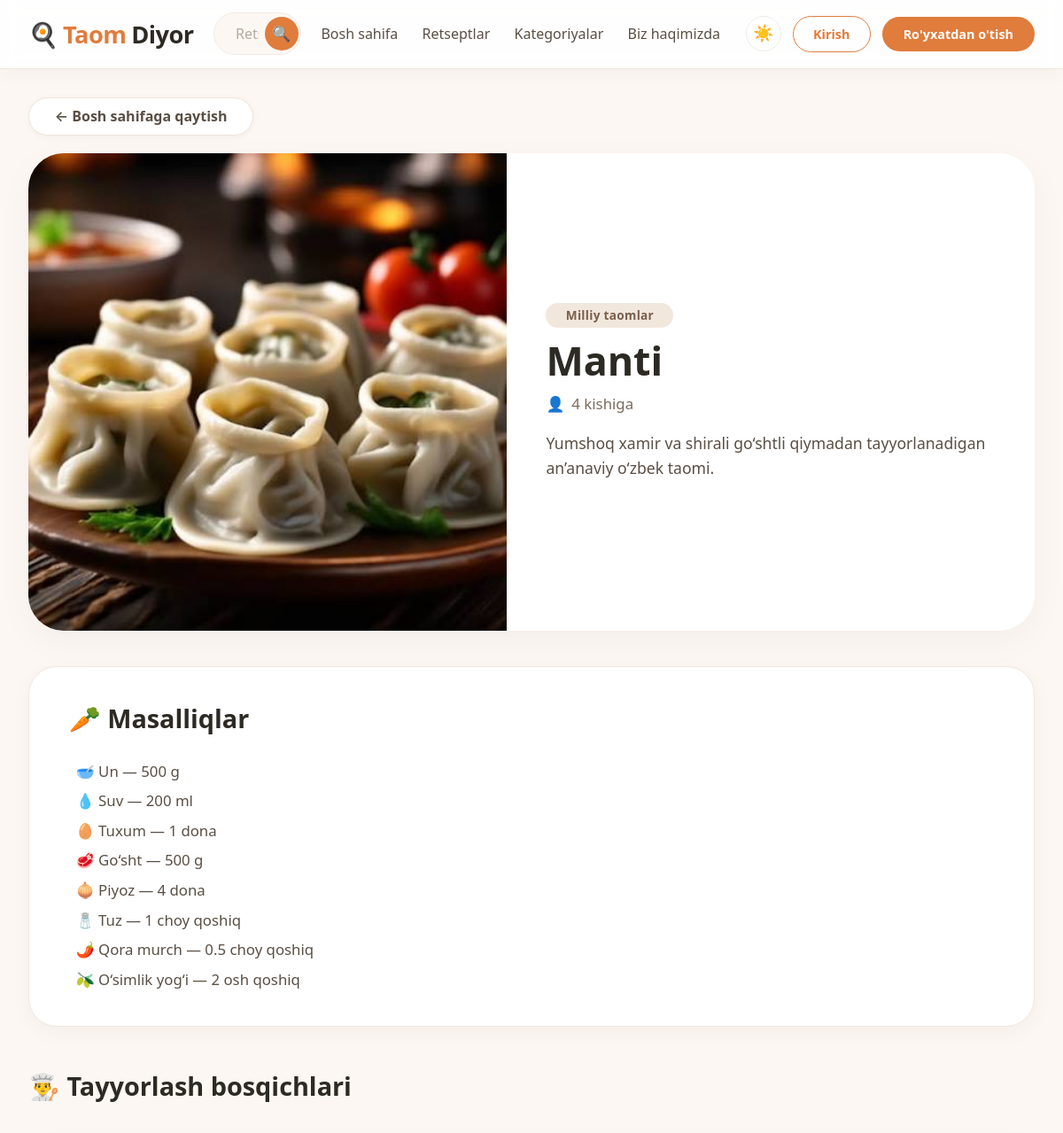
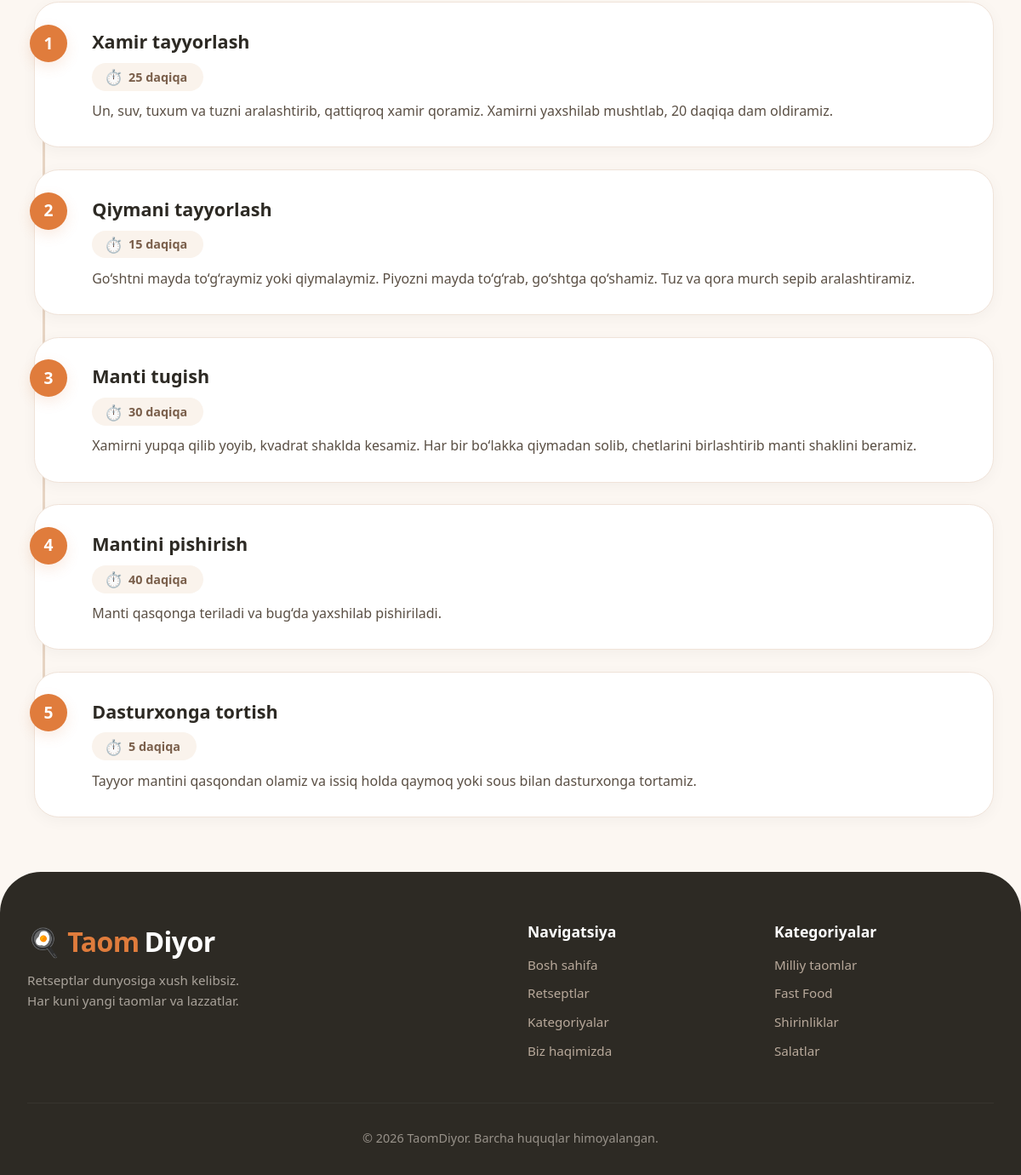
/recipe/4/, run on the app's committed database (2 pictures, top to bottom).
### main/models.py (models this page shows, shortened)
class Recipe(models.Model):
    name = models.CharField(max_length=200)
    description = models.TextField()
    ingredients = models.TextField()
    category = models.CharField(max_length=100)
    servings = models.PositiveIntegerField(
        help_text="Necha kishiga"
    )
    image = models.ImageField(
        upload_to='recipes/',
        blank=True,
        null=True
    )
    created_at = models.DateTimeField(auto_now_add=True)

class RecipeStep(models.Model):
    recipe = models.ForeignKey(
        Recipe,
        on_delete=models.CASCADE,
        related_name='steps'
    )
    step_number = models.PositiveIntegerField()
    title = models.CharField(max_length=200)
    description = models.TextField()
    time_minutes = models.PositiveIntegerField(
        help_text="Bu qadam necha daqiqa davom etadi?"
    )

### main/views.py (the view)
# urls.py: path('recipe/<int:recipe_id>/', views.recipe_detail, name='recipe_detail'),
def recipe_detail(request, recipe_id):
    recipe = get_object_or_404(Recipe, id=recipe_id)
    context = {
        'recipe': recipe
    }
    return render(request, 'main/recipe_detail.html', context)

### main/templates/main/recipe_detail.html (shortened to what this page needs)
{% extends 'main/base.html' %}
{% block content %}
    <main class="container-narrow">
        <div class="back-row">
            <a href="{% url 'home' %}" class="btn-back">
                ← Bosh sahifaga qaytish
            </a>
        </div>
        <div class="recipe-header">
            <div class="recipe-image-wrap">
                {% if recipe.image %}
                    <img src="{{ recipe.image.url }}" alt="{{ recipe.name }}">
                {% else %}
                    <div class="placeholder">🍽️</div>
                {% endif %}
            </div>
            <div class="recipe-info">
                <span class="category-badge">{{ recipe.category }}</span>
                <h1>{{ recipe.name }}</h1>
                <div class="servings">
                    <span>👤</span> {{ recipe.servings }} kishiga
                </div>
                <p class="description">{{ recipe.description }}</p>
            </div>
        </div>
        <section class="ingredients-section">
            <h2>🥕 Masalliqlar</h2>
            <div class="ingredients-list">{{ recipe.ingredients|linebreaksbr }}</div>
        </section>
        <section class="steps-section">
            <h2>👨‍🍳 Tayyorlash bosqichlari</h2>
            <div class="steps-timeline">
                {% for step in recipe.steps.all %}
                    <div class="step-card">
                        <div class="step-number">{{ step.step_number }}</div>
                        <div class="step-title">{{ step.title }}</div>
                        <div class="step-time">
                            <span>⏱️</span> {{ step.time_minutes }} daqiqa
                        </div>
                        <div class="step-description">{{ step.description }}</div>
                    </div>
                {% empty %}
                    <div class="empty-steps">
                        <span>📋</span>
                        Bu retsept uchun hali bosqichlar qo‘shilmagan.
                    </div>
                {% endfor %}
            </div>
        </section>
    </main>
{% endblock %}

### data on the page
Recipe: image (picture), category "Milliy taomlar", name "Manti", servings "4", description "Yumshoq xamir va shirali go‘shtli qiymadan tayyorlanadigan an’anaviy o‘zbek taomi.", ingredients "🥣 Un — 500 g 💧 Suv — 200 ml 🥚 Tuxum — 1 dona 🥩 Go‘sht — 500 g 🧅 Piyoz — 4 dona 🧂 Tuz — 1 choy qoshiq 🌶️ Qora murch — 0.5 choy qoshiq 🫒 O‘simlik yog‘i — 2 osh qoshiq"
RecipeStep: step_number "1", title "Xamir tayyorlash", time_minutes "25", description "Un, suv, tuxum va tuzni aralashtirib, qattiqroq xamir qoramiz. Xamirni yaxshilab mushtlab, 20 daqiqa dam oldiramiz."
RecipeStep: step_number "2", title "Qiymani tayyorlash", time_minutes "15", description "Go‘shtni mayda to‘g‘raymiz yoki qiymalaymiz. Piyozni mayda to‘g‘rab, go‘shtga qo‘shamiz. Tuz va qora murch sepib aralashtiramiz."
RecipeStep: step_number "3", title "Manti tugish", time_minutes "30", description "Xamirni yupqa qilib yoyib, kvadrat shaklda kesamiz. Har bir bo‘lakka qiymadan solib, chetlarini birlashtirib manti shaklini beramiz."
RecipeStep: step_number "4", title "Mantini pishirish", time_minutes "40", description "Manti qasqonga teriladi va bug‘da yaxshilab pishiriladi."
RecipeStep: step_number "5", title "Dasturxonga tortish", time_minutes "5", description "Tayyor mantini qasqondan olamiz va issiq holda qaymoq yoki sous bilan dasturxonga tortamiz."
